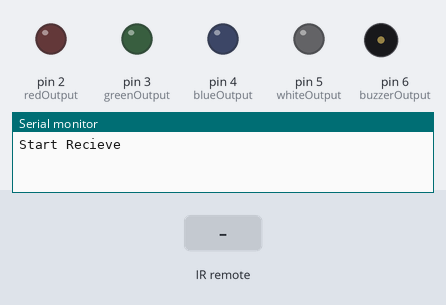
Simulated run of this sketch. Board: Arduino Uno, built with avr-gcc and run on an emulated ATmega328P. On the bench: output pins drawn as LEDs (lit = HIGH), buzzer (waves = sounding, pin HIGH), the last lines printed to the serial monitor. The test bench sets the inputs (shaded band).

Above: at 1.2 s.
1.3 s: infrared code 0xA10 received
At 1.6 s:
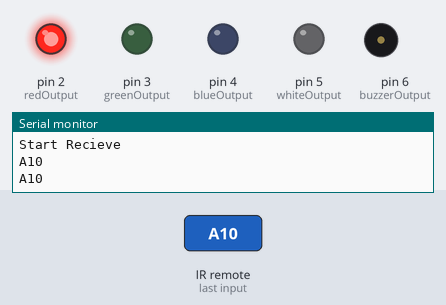
2.8 s: infrared code 0xA20 received
At 3.9 s:
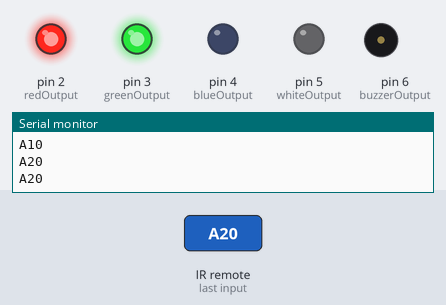
4.3 s: infrared code 0xA30 received
At 5.1 s:
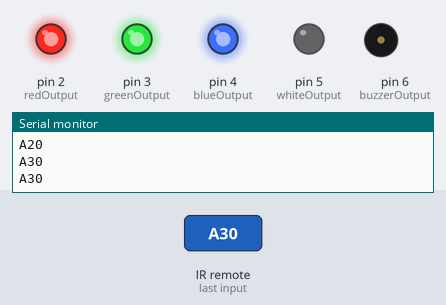
5.8 s: infrared code 0xA40 received
At 6.2 s:
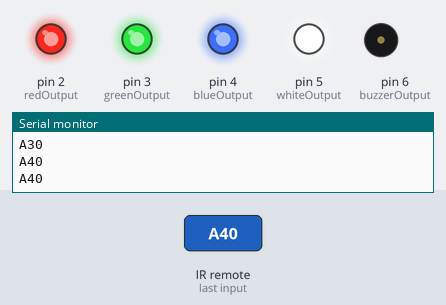
7.3 s: infrared code 0xA50 received
At 7.7 s:
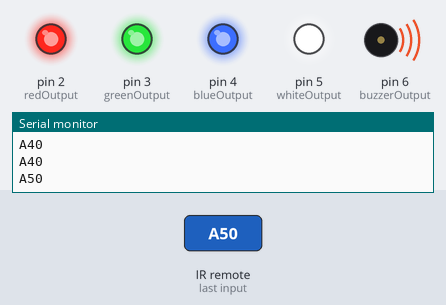
9.3 s: infrared code 0xA10 received
At 10.1 s:
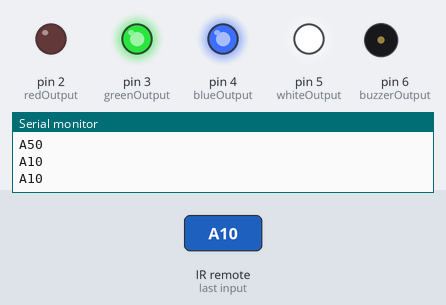
Timing chart, 0 to 11.8 s (numbered marks = the images above; inputs shaded):
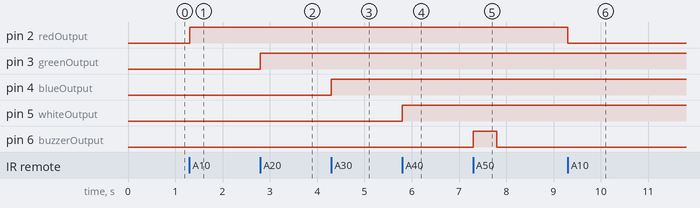

The sketch:

SensorProject4_InfraredReceiver.ino
```cpp
/*
* Name: Infrared Reciever
*
* Description: Using an IR reciever, read an input and designate
*              what output will be active
*
* Author: Amar Bhatt
*/

//Inclide IR library
#include <IRremote.h>

//Define constants for output pins
const int redOutput = 2;
const int greenOutput = 3;
const int blueOutput = 4;
const int whiteOutput = 5;
const int buzzerOutput = 6;

//Toggle variables for outputs
int rVal = LOW;
int bVal = LOW;
int gVal = LOW;
int wVal = LOW;

// Pin reciever is on
int RECV_PIN = 11;

// New IR reciever object
IRrecv irrecv(RECV_PIN);

// IR reciever input decoder
decode_results results;

//Initialize
void setup()
{
  pinMode(redOutput, OUTPUT);
  pinMode(greenOutput, OUTPUT);
  pinMode(blueOutput, OUTPUT);
  pinMode(whiteOutput, OUTPUT);
  pinMode(buzzerOutput, OUTPUT);
  Serial.begin(9600);
  Serial.println("Start Recieve");
  irrecv.enableIRIn(); // Start the receiver
}

void loop() {
  if (irrecv.decode(&results)) {
    Serial.println(results.value, HEX);
    //Serial.println(results.value);

    //Read input
    switch (results.value){
      case 2576:
        digitalWrite(redOutput, !rVal);
        rVal = !rVal;
        break;
      case 2592:
        digitalWrite(greenOutput, !gVal);
        gVal = !gVal;
        break;
      case 2608:
        digitalWrite(blueOutput, !bVal);
        bVal = !bVal;
        break;
      case 2624:
        digitalWrite(whiteOutput, !wVal);
        wVal = !wVal;
        break;
      case 2640:
        digitalWrite(buzzerOutput, HIGH);
        delay(500);
        digitalWrite(buzzerOutput, LOW);
        break;
      default:
       Serial.println("Invalid Input");
       Serial.println(results.value);
    }

    Serial.println(results.value, HEX);
    delay(250);
    irrecv.resume(); // Receive the next value
  }
}
```

Measured:
- after the input at 1.3 s, pin 2 (redOutput): LOW → HIGH at once
- after the input at 2.8 s, pin 3 (greenOutput): LOW → HIGH at once
- after the input at 4.3 s, pin 4 (blueOutput): LOW → HIGH at once
- after the input at 5.8 s, pin 5 (whiteOutput): LOW → HIGH at once
- after the input at 7.3 s, pin 6 (buzzerOutput): LOW → HIGH at once, → LOW 0.50 s later
- after the input at 9.3 s, pin 2 (redOutput): HIGH → LOW at once
